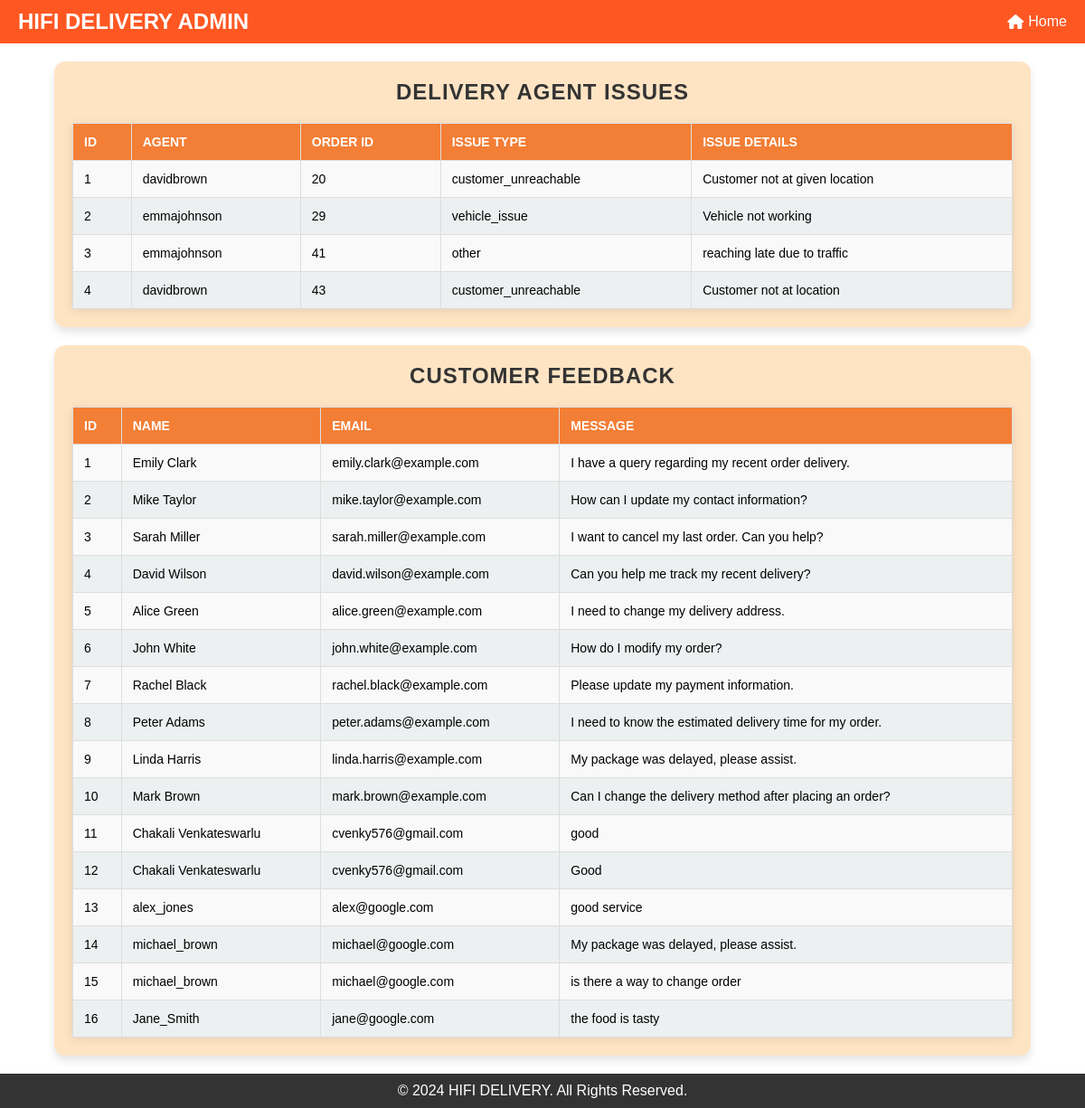
Before: /agent_issues with the older database file.
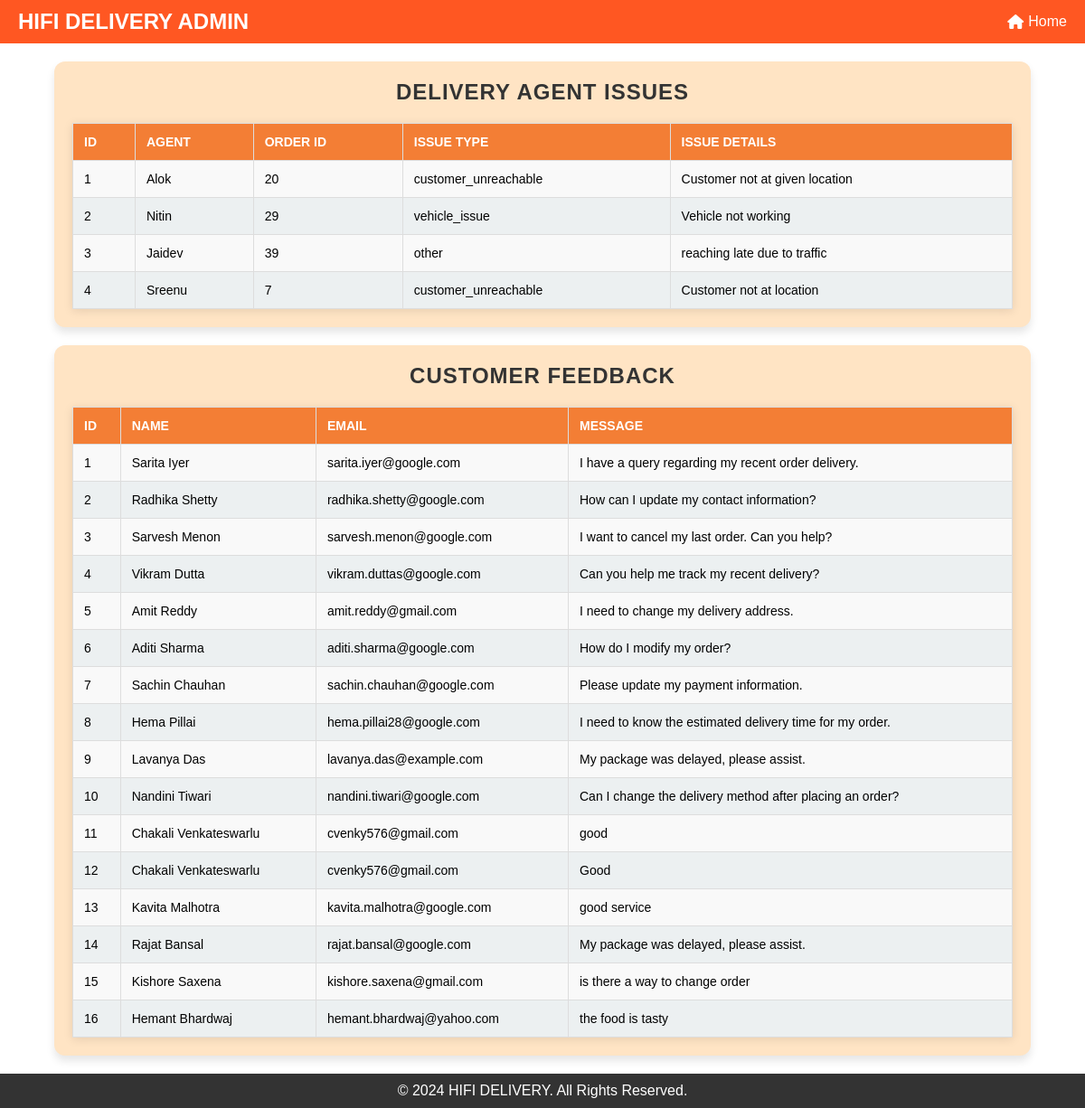
After: the same page with the newer database file.
### tables this page shows
CREATE TABLE "Delivery_Agent_Report" (
	"id"	INTEGER,
	"Agent"	TEXT NOT NULL,
	"OrderId"	INTEGER,
	"IssueType"	TEXT NOT NULL,
	"IssueDetails"	TEXT NOT NULL,
	PRIMARY KEY("id" AUTOINCREMENT),
	FOREIGN KEY("OrderId") REFERENCES "orders"("id") ON DELETE CASCADE
);

CREATE TABLE "contact_messages" (
	"id"	INTEGER,
	"name"	TEXT NOT NULL,
	"email"	TEXT NOT NULL,
	"message"	TEXT NOT NULL,
	PRIMARY KEY("id" AUTOINCREMENT)
);

### mergedapp.py (the view)
@app.route('/agent_issues', methods=['GET'])
def agent_issues():
    try:
        with get_db_connection() as conn:
            cursor = conn.cursor()
            cursor.execute('SELECT * FROM Delivery_Agent_Report')
            agent_issues = cursor.fetchall()
            cursor.execute('SELECT id, name, email, message FROM contact_messages')
            customer_feedback = cursor.fetchall()
        return render_template('agent_issues.html',
                               agent_issues=agent_issues,
                               customer_feedback=customer_feedback)
    except sqlite3.OperationalError:
        flash('Database is currently locked. Please try again later.', 'danger')
        return redirect(url_for('delivery'))

### mergedapp.py (called while the page is built)
def get_db_connection():
    conn = sqlite3.connect(DATABASE)  # Timeout to avoid lock
    conn.row_factory = sqlite3.Row
    return conn

### templates/agent_issues.html (shortened to what this page needs)
<!DOCTYPE html>
<html lang="en">
<head>
    <link href="https://cdnjs.cloudflare.com/ajax/libs/font-awesome/6.5.0/css/all.min.css" rel="stylesheet">
</head>
<body>
    <header>
        <div class="logo">HIFI DELIVERY ADMIN</div>
        <nav>
            <ul>
                <li><a href="{{ url_for('admin')}}"><i class="fa-solid fa-house"></i> Home</a></li>
            </ul>
        </nav>
    </header>
    <main>
        <section class="table-container">
            <h1>Delivery Agent Issues</h1>
            <table>
                <thead>
                    <tr>
                        <th>ID</th>
                        <th>Agent</th>
                        <th>Order ID</th>
                        <th>Issue Type</th>
                        <th>Issue Details</th>
                    </tr>
                </thead>
                <tbody>
                    {% for issue in agent_issues %}
                    <tr>
                        <td>{{ issue[0] }}</td>
                        <td>{{ issue[1] }}</td>
                        <td>{{ issue[2] }}</td>
                        <td>{{ issue[3] }}</td>
                        <td>{{ issue[4] }}</td>
                    </tr>
                    {% endfor %}
                </tbody>
            </table>
        </section>
        <section class="table-container">
            <h1>Customer Feedback</h1>
            <table>
                <thead>
                    <tr>
                        <th>ID</th>
                        <th>Name</th>
                        <th>Email</th>
                        <th>Message</th>
                    </tr>
                </thead>
                <tbody>
                    {% for feedback in customer_feedback %}
                    <tr>
                        <td>{{ feedback[0] }}</td>
                        <td>{{ feedback[1] }}</td>
                        <td>{{ feedback[2] }}</td>
                        <td>{{ feedback[3] }}</td>
                    </tr>
                    {% endfor %}
                </tbody>
            </table>
        </section>
    </main>
    <footer>
        <p>&copy; 2024 HIFI DELIVERY. All Rights Reserved.</p>
    </footer>
</body>
</html>

Changed rows visible on the page:
changed Delivery_Agent_Report "Customer not at given location": Agent "davidbrown" → "Alok"
changed Delivery_Agent_Report "vehicle_issue": Agent "emmajohnson" → "Nitin"
changed Delivery_Agent_Report "other": Agent "emmajohnson" → "Jaidev"; OrderId "41" → "39"
changed Delivery_Agent_Report "Customer not at location": Agent "davidbrown" → "Sreenu"; OrderId "43" → "7"
changed contact_messages "I have a query regarding my recent order delivery.": name "Emily Clark" → "Sarita Iyer"; email "emily.clark@example.com" → "sarita.iyer@google.com"
changed contact_messages "How can I update my contact information?": name "Mike Taylor" → "Radhika Shetty"; email "mike.taylor@example.com" → "radhika.shetty@google.com"
changed contact_messages "I want to cancel my last order. Can you help?": name "Sarah Miller" → "Sarvesh Menon"; email "sarah.miller@example.com" → "sarvesh.menon@google.com"
changed contact_messages "Can you help me track my recent delivery?": name "David Wilson" → "Vikram Dutta"; email "david.wilson@example.com" → "vikram.duttas@google.com"
changed contact_messages "I need to change my delivery address.": name "Alice Green" → "Amit Reddy"; email "alice.green@example.com" → "amit.reddy@gmail.com"
changed contact_messages "How do I modify my order?": name "John White" → "Aditi Sharma"; email "john.white@example.com" → "aditi.sharma@google.com"
changed contact_messages "Please update my payment information.": name "Rachel Black" → "Sachin Chauhan"; email "rachel.black@example.com" → "sachin.chauhan@google.com"
changed contact_messages "I need to know the estimated delivery time for my order.": name "Peter Adams" → "Hema Pillai"; email "peter.adams@example.com" → "hema.pillai28@google.com"
changed contact_messages id 9: name "Linda Harris" → "Lavanya Das"; email "linda.harris@example.com" → "lavanya.das@example.com"
changed contact_messages "Can I change the delivery method after placing an order?": name "Mark Brown" → "Nandini Tiwari"; email "mark.brown@example.com" → "nandini.tiwari@google.com"
changed contact_messages "good service": name "alex_jones" → "Kavita Malhotra"; email "alex@google.com" → "kavita.malhotra@google.com"
changed contact_messages id 14: name "michael_brown" → "Rajat Bansal"; email "michael@google.com" → "rajat.bansal@google.com"
changed contact_messages "is there a way to change order": name "michael_brown" → "Kishore Saxena"; email "michael@google.com" → "kishore.saxena@gmail.com"
changed contact_messages "the food is tasty": name "Jane_Smith" → "Hemant Bhardwaj"; email "jane@google.com" → "hemant.bhardwaj@yahoo.com"
